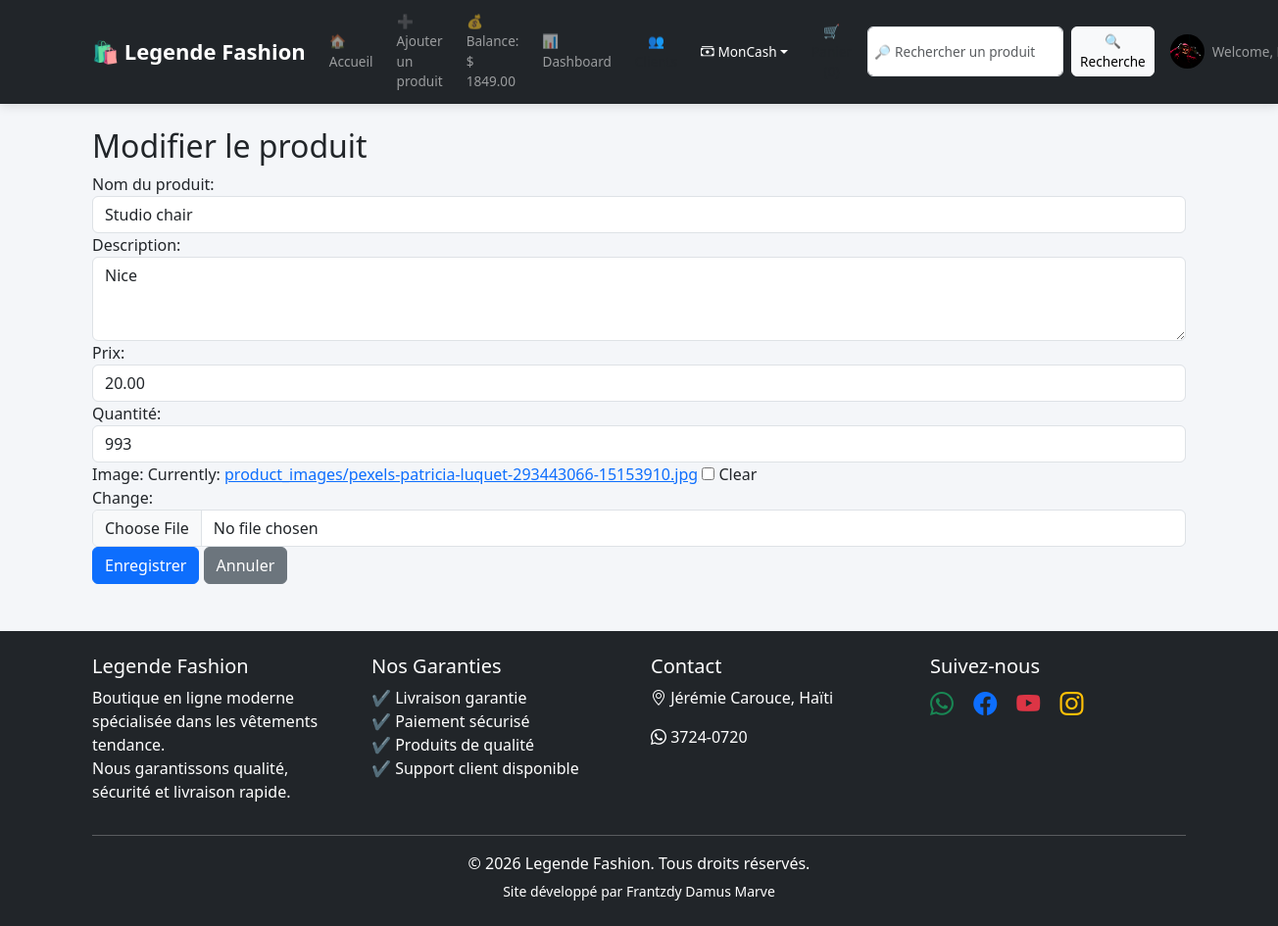
Page /update/3/ (signed in) on the committed database.
### shop/models.py (models this page shows, shortened)
class Profile(models.Model):
    user = models.OneToOneField(User, on_delete=models.CASCADE)
    balance = models.DecimalField(max_digits=10, decimal_places=2, default=0)
    profile_pic = models.ImageField(upload_to='profiles/', null=True, blank=True)

class Product(models.Model):
    nom = models.CharField(max_length=100, verbose_name="Nom du produit")
    description = models.TextField(verbose_name="Description")
    prix = models.DecimalField(max_digits=10, decimal_places=2, verbose_name="Prix")
    quantite = models.PositiveIntegerField(verbose_name="Quantité")
    date_ajout = models.DateTimeField(auto_now_add=True, verbose_name="Date d'ajout")
    created_by = models.ForeignKey(User, on_delete=models.CASCADE, verbose_name="Créé par")
    image = models.ImageField(upload_to='product_images/', null=True, blank=True, verbose_name="Image")

### shop/views.py (the view)
# urls.py: path('update/<int:pk>/', views.product_update, name='product_update'),
@login_required
def product_update(request, pk):
    product = get_object_or_404(Product, pk=pk)
    if request.method == "POST":
        form = ProductForm(request.POST, request.FILES, instance=product)
        if form.is_valid():
            form.save()
            messages.success(request, f"Produit {product.nom} mis à jour !")
            return redirect('product_list')
    else:
        form = ProductForm(instance=product)
    return render(request, 'shop/product_form.html', {'form': form, 'title': 'Modifier le produit'})

### shop/forms.py
class ProductForm(forms.ModelForm):
    class Meta:
        model = Product
        fields = ['nom', 'description', 'prix', 'quantite', 'image']
        widgets = {
            'nom': forms.TextInput(attrs={'class': 'form-control'}),
            'description': forms.Textarea(attrs={'class': 'form-control', 'rows': 3}),
            'prix': forms.NumberInput(attrs={'class': 'form-control'}),
            'quantite': forms.NumberInput(attrs={'class': 'form-control'}),
            'image': forms.ClearableFileInput(attrs={'class': 'form-control'}),
        }

### shop/templates/shop/product_form.html (shortened to what this page needs)
{% extends "shop/base.html" %}
{% block content %}
{% if request.user.is_staff %}
<h2>{{ title }}</h2>
<form method="post" enctype="multipart/form-data">
    {{ form.nom.label_tag }}
    {{ form.nom }}
    {{ form.description.label_tag }}
    {{ form.description }}
    {{ form.prix.label_tag }}
    {{ form.prix }}
    {{ form.quantite.label_tag }}
    {{ form.quantite }}
    {{ form.image.label_tag }}
    {{ form.image }}
    <button type="submit" class="btn btn-primary">Enregistrer</button>
    <a href="{% url 'product_list' %}" class="btn btn-secondary">Annuler</a>
</form>
{% else %}
<p class="text-danger">⚠️ Vous n'avez pas la permission d'accéder à cette page.</p>
<a href="{% url 'product_list' %}" class="btn btn-secondary">Retour</a>
{% endif %}
{% endblock %}

### shop/templates/shop/base.html (shortened to what this page needs)
{% load static %}
<!DOCTYPE html>
<html lang="fr">
<head>
<link href="https://cdn.jsdelivr.net/npm/bootstrap@5.3.2/dist/css/bootstrap.min.css" rel="stylesheet">
<link rel="stylesheet" href="https://cdn.jsdelivr.net/npm/bootstrap-icons@1.10.5/font/bootstrap-icons.css">
</head>
<body>
<nav class="navbar navbar-expand-lg navbar-dark bg-dark">
    <div class="container">
        <a class="navbar-brand" href="{% url 'product_list' %}">
            🛍️ Legende Fashion
        </a>
        <div class="collapse navbar-collapse justify-content-end" id="menu">
            <ul class="navbar-nav align-items-center">
                <li class="nav-item me-3">
                    <a class="nav-link" href="{% url 'product_list' %}">
                        🏠 Accueil
                    </a>
                </li>
                {% if user.is_authenticated %}
                {% if user.is_staff %}
                <li class="nav-item me-3">
                    <a class="nav-link" href="{% url 'product_create' %}">
                        ➕ Ajouter un produit
                    </a>
                </li>
                {% endif %}
                <li class="nav-item me-3">
                    <a class="nav-link" href="{% url 'demo_topup' %}">
                        💰 Balance: $ {{ user.profile.balance }}
                    </a>
                </li>
                <li class="nav-item me-3">
                    <a class="nav-link" href="{% url 'dashboard' %}">
                        📊 Dashboard
                    </a>
                </li>
                {% if user.is_staff %}
                <li class="nav-item me-3">
                    <a class="nav-link btn btn-info text-dark" href="{% url 'admin_users' %}">
                        👥 Clients
                    </a>
                </li>
                {% endif %}
                <li class="nav-item dropdown me-3">
                    <a class="nav-link dropdown-toggle btn btn-success text-white d-flex align-items-center"
                       href="#" id="moncashDropdown" role="button" data-bs-toggle="dropdown">
                        <i class="bi bi-cash-stack me-1"></i> MonCash
                    </a>
                </li>
                <li class="nav-item me-3">
                    <a class="nav-link btn btn-warning text-dark" href="{% url 'cart' %}">
                        🛒 Panier ({{ request.session.cart|length|default:"0" }})
                    </a>
                </li>
                <li class="nav-item me-3">
                    <form class="d-flex" method="GET" action="{% url 'product_search' %}">
                        <input class="form-control me-2" type="search" name="q"
                               placeholder="🔎 Rechercher un produit">
                        <button class="btn btn-light" type="submit">
                            🔍 Recherche
                        </button>
                    </form>
                </li>
                <li class="nav-item dropdown">
                    <a class="nav-link dropdown-toggle d-flex align-items-center"
                       href="#" id="userMenu"
                       role="button"
                       data-bs-toggle="dropdown">
                        <img src="{% if user.profile.profile_pic %}{{ user.profile.profile_pic.url }}{% else %}{% static 'images/default_profile.png' %}{% endif %}"
                             alt="Profil"
                             class="profile-img-navbar">
                        Welcome, {{ user.username }}
                    </a>
                </li>
                {% endif %}
            </ul>
        </div>
    </div>
</nav>
<div class="container mt-4">
    {% block content %}{% endblock %}
</div>
<footer class="bg-dark text-white mt-5">
<div class="container py-4">
<div class="row">
    <div class="col-md-3">
        <h5>Legende Fashion</h5>
        <p>Boutique en ligne moderne spécialisée dans les vêtements tendance.<br>Nous garantissons qualité, sécurité et livraison rapide.</p>
    </div>
    <div class="col-md-3">
        <h5>Nos Garanties</h5>
        <ul class="list-unstyled">
            <li>✔ Livraison garantie</li>
            <li>✔ Paiement sécurisé</li>
            <li>✔ Produits de qualité</li>
            <li>✔ Support client disponible</li>
        </ul>
    </div>
    <div class="col-md-3">
        <h5>Contact</h5>
        <p><i class="bi bi-geo-alt"></i> Jérémie Carouce, Haïti</p>
        <p><i class="bi bi-whatsapp"></i> 3724-0720</p>
    </div>
    <div class="col-md-3">
        <h5>Suivez-nous</h5>
        <a href="https://wa.me/50937240720" class="text-success fs-4 me-3"><i class="bi bi-whatsapp"></i></a>
        <a href="https://web.facebook.com/people/Frantzdy-Damus-Marve/pfbid0q6dY1kDY1cppwhDLu5c9s7sS6mn4q86ReJd8Vc4KcUuDUTAKGgeCF7H9UKndybC8l/" class="text-primary fs-4 me-3"><i class="bi bi-facebook"></i></a>
        <a href="https://www.youtube.com/@DominusXGamer_YT" class="text-danger fs-4 me-3"><i class="bi bi-youtube"></i></a>
        <a href="https://www.instagram.com/damusmarce?igsh=amt1YzQ1eW80Y3lq" class="text-warning fs-4"><i class="bi bi-instagram"></i></a>
    </div>
</div>
<hr class="bg-light">
<div class="text-center">
<p class="mb-1">© 2026 Legende Fashion. Tous droits réservés.</p>
<small>Site développé par Frantzdy Damus Marve</small>
</div>
</div>
</footer>
</body>
</html>

### shop/templates/shop/base.html (style rules this page uses)
body { background: #f4f6f9; }
.navbar { box-shadow: 0 3px 10px rgba(0,0,0,0.1); }
.navbar-brand { font-weight: bold; font-size: 22px; }
.form-control { min-width: 200px; }
.profile-img-navbar { width: 35px; height: 35px; object-fit: cover; border-radius: 50%; margin-right: 8px; }
.navbar .nav-item .nav-link, .navbar .nav-item .btn { padding: 0.25rem 0.5rem; font-size: 0.85rem; }
.navbar .dropdown-toggle.btn { font-size: 0.85rem; padding: 0.25rem 0.5rem; }
.navbar .form-control { padding: 0.25rem 0.4rem; font-size: 0.85rem; }
.navbar .btn-light { padding: 0.25rem 0.5rem; font-size: 0.85rem; }
.navbar-nav .me-3 { margin-right: 0.5rem !important; }

### rows in the picture
Product: nom "Studio chair", description "Nice", prix "20.00", quantite "993"

### other values in the picture
{{ user.profile.balance }} "1849.00"
{{ title }} "Modifier le produit"
